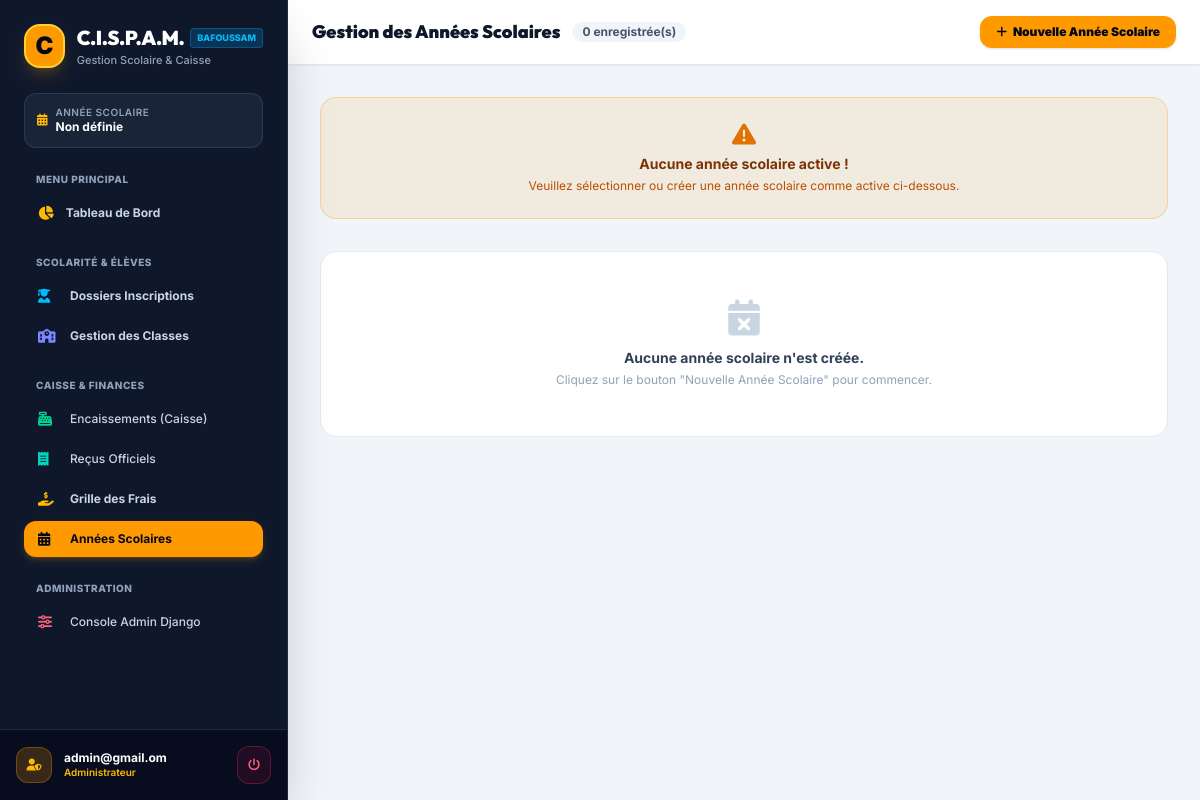
The app's page /annees/ (signed in), older data.
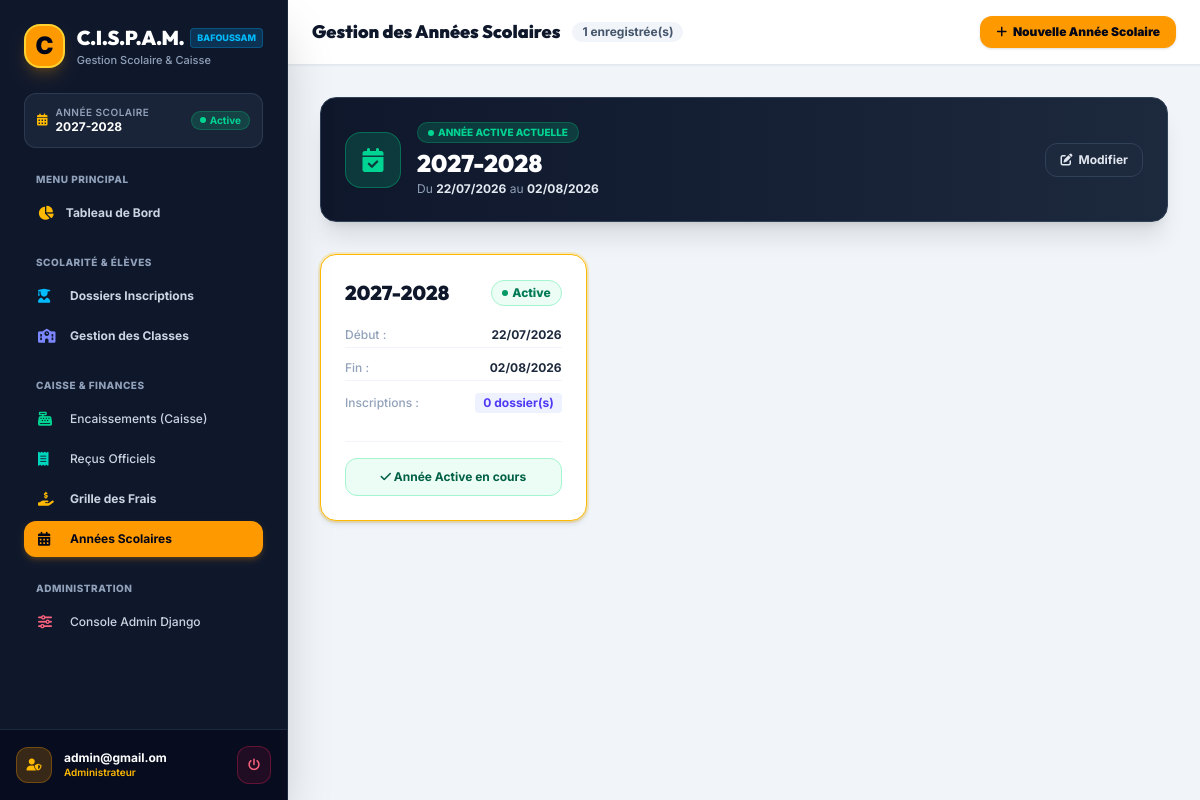
The same page, newer data.
### cispam/users/models.py (models this page shows, shortened)
class AutoSlugMixin:
    slug_source_field = 'name'

class OngBaseModel(models.Model):
    id = models.UUIDField(
        default=uuid.uuid4,
        primary_key=True,
        editable=False,
        unique=True,
        help_text=_("Identifiant UUID unique."),
    )
    created = models.DateTimeField(
        auto_now_add=True,
        db_index=True,
        help_text=_("Date de création."),
    )
    modified = models.DateTimeField(
        auto_now=True,
        help_text=_("Date de dernière modification."),
    )
    is_active = models.BooleanField(
        default=True,
        help_text=_("Indique si l'objet est actif."),
    )
    is_deleted = models.BooleanField(
        default=False,
        db_index=True,
        help_text=_("Suppression logique (soft delete)."),
    )
    metadata = models.JSONField(
        default=dict,
        blank=True,
        help_text=_("Métadonnées additionnelles au format JSON."),
    )
    objects = OngManager()
    all_objects = models.Manager()
    class Meta:
        abstract = True
        ordering = ['-created']

class AnneeScolaire(AutoSlugMixin, OngBaseModel):
    slug_source_field = 'libelle'
    libelle = models.CharField(
        max_length=20,
        unique=True,
        help_text=_("Libellé de l'année scolaire, ex: 2025-2026"),
    )
    date_debut = models.DateField(
        help_text=_("Date de début de l'année scolaire."),
    )
    date_fin = models.DateField(
        help_text=_("Date de fin de l'année scolaire."),
    )
    est_active = models.BooleanField(
        default=False,
        db_index=True,
        help_text=_("Indique si c'est l'année scolaire en cours. Une seule active à la fois."),
    )
    slug = models.SlugField(
        max_length=255,
        unique=True,
        blank=True,
        help_text=_("Slug unique de l'année scolaire."),
    )
    class Meta:
        verbose_name = _("Année scolaire")
        verbose_name_plural = _("Années scolaires")
        ordering = ['-date_debut']

### cispam/users/views.py (the view)
class AnneeScolaireListView(LoginRequiredMixin, TemplateView):
    template_name = "annees/index.html"
    def get_context_data(self, **kwargs):
        context = super().get_context_data(**kwargs)
        from django.db import models
        from cispam.users.models import AnneeScolaire
        annees = AnneeScolaire.objects.filter(is_deleted=False).annotate(
            nb_inscriptions=models.Count("inscriptions", filter=models.Q(inscriptions__is_deleted=False)),
        )
        context["annees"] = annees
        try:
            context["annee_active"] = AnneeScolaire.objects.get(est_active=True)
        except AnneeScolaire.DoesNotExist:
            context["annee_active"] = None
        return context

### cispam/users/context_processors.py (called while the page is built)
def allauth_settings(request):
    return {
        "ACCOUNT_ALLOW_REGISTRATION": settings.ACCOUNT_ALLOW_REGISTRATION,
    }

### cispam/users/models.py (called while the page is built)
    def get_queryset(self):
        return super().get_queryset().filter(is_deleted=False)

### cispam/templates/annees/index.html (shortened to what the changed rows need)
{% extends "base.html" %}
{% load static i18n %}
{% block body %}
<div class="min-h-screen bg-slate-100 flex font-sans antialiased text-slate-800">
  {% include "includes/sidebar.html" %}
  <div class="flex-1 flex flex-col min-w-0 overflow-y-auto">
    <header class="bg-white border-b border-slate-200 sticky top-0 z-30 px-6 py-4 flex items-center justify-between shadow-xs">
      <div class="flex items-center gap-3">
        <h2 class="text-lg font-black text-slate-900 font-display">Gestion des Années Scolaires</h2>
        <span class="text-xs px-2.5 py-0.5 rounded-full bg-slate-100 font-bold text-slate-600">
          {{ annees.count }} enregistrée(s)
        </span>
      </div>
    </header>
    <main class="p-6 sm:p-8 space-y-8 max-w-7xl w-full mx-auto">
      {% if annee_active %}
        <div class="bg-gradient-to-r from-slate-900 to-slate-800 rounded-2xl p-6 text-white border border-slate-700 shadow-xl flex flex-col md:flex-row md:items-center justify-between gap-6">
          <div class="flex items-center gap-4">
            <div class="w-14 h-14 rounded-2xl bg-emerald-500/20 text-emerald-400 border border-emerald-500/40 flex items-center justify-center text-2xl font-bold">
              <i class="fas fa-calendar-check"></i>
            </div>
            <div>
              <div class="flex items-center gap-2">
                <span class="px-2.5 py-0.5 rounded-full bg-emerald-500/20 text-emerald-400 border border-emerald-500/30 text-[10px] font-extrabold uppercase flex items-center gap-1">
                  <span class="w-1.5 h-1.5 rounded-full bg-emerald-400 animate-pulse"></span> Année Active Actuelle
                </span>
              </div>
              <h3 class="text-2xl font-black font-display text-white mt-1">{{ annee_active.libelle }}</h3>
              <p class="text-xs text-slate-400 mt-0.5">
                Du <span class="font-bold text-slate-200">{{ annee_active.date_debut|date:"d/m/Y" }}</span> au <span class="font-bold text-slate-200">{{ annee_active.date_fin|date:"d/m/Y" }}</span>
              </p>
            </div>
          </div>
          <div class="flex items-center gap-3">
            <a href="{% url 'admin:users_anneescolaire_change' object_id=annee_active.pk %}" target="_blank"
              class="px-3.5 py-2 rounded-xl bg-slate-800 hover:bg-slate-700 border border-slate-700 text-slate-200 text-xs font-bold transition flex items-center gap-1.5">
              <i class="fas fa-pen-to-square"></i> Modifier
            </a>
          </div>
        </div>
      {% else %}
        <div class="bg-amber-500/10 border border-amber-500/30 rounded-2xl p-6 text-amber-900 text-center">
          <i class="fas fa-triangle-exclamation text-2xl text-amber-600 mb-2"></i>
          <h3 class="font-bold text-sm">Aucune année scolaire active !</h3>
          <p class="text-xs text-amber-700 mt-1">Veuillez sélectionner ou créer une année scolaire comme active ci-dessous.</p>
        </div>
      {% endif %}
      <div class="grid grid-cols-1 md:grid-cols-2 lg:grid-cols-3 gap-6">
        {% for annee in annees %}
          <div class="bg-white rounded-2xl border {% if annee.est_active %}border-amber-400 ring-2 ring-amber-400/20 shadow-md{% else %}border-slate-200 shadow-sm{% endif %} p-6 flex flex-col justify-between transition hover:shadow-md">
            <div>
              <div class="flex items-center justify-between mb-3">
                <span class="text-xl font-black text-slate-900 font-display">{{ annee.libelle }}</span>
                {% if annee.est_active %}
                  <span class="px-2.5 py-1 rounded-full bg-emerald-50 text-emerald-700 border border-emerald-200 text-xs font-extrabold flex items-center gap-1">
                    <span class="w-1.5 h-1.5 rounded-full bg-emerald-600"></span> Active
                  </span>
                {% else %}
                  <span class="px-2.5 py-1 rounded-full bg-slate-100 text-slate-500 text-xs font-bold">
                    Inactive
                  </span>
                {% endif %}
              </div>
              <div class="space-y-2 text-xs text-slate-600 mt-4">
                <div class="flex items-center justify-between py-1 border-b border-slate-100">
                  <span class="text-slate-400 font-medium">Début :</span>
                  <span class="font-bold text-slate-800">{{ annee.date_debut|date:"d/m/Y" }}</span>
                </div>
                <div class="flex items-center justify-between py-1 border-b border-slate-100">
                  <span class="text-slate-400 font-medium">Fin :</span>
                  <span class="font-bold text-slate-800">{{ annee.date_fin|date:"d/m/Y" }}</span>
                </div>
                <div class="flex items-center justify-between py-1">
                  <span class="text-slate-400 font-medium">Inscriptions :</span>
                  <span class="font-bold text-indigo-600 bg-indigo-50 px-2 py-0.5 rounded">{{ annee.nb_inscriptions }} dossier(s)</span>
                </div>
              </div>
            </div>
            <div class="mt-6 pt-4 border-t border-slate-100 flex items-center gap-2">
              {% if not annee.est_active %}
                <form method="POST" action="{% url 'annees_activate' pk=annee.pk %}" class="w-full">
                  {% csrf_token %}
                  <button type="submit"
                    class="w-full py-2.5 px-3 bg-amber-500 hover:bg-amber-600 text-slate-950 font-black text-xs rounded-xl transition shadow-xs flex items-center justify-center gap-1.5 cursor-pointer">
                    <i class="fas fa-check-circle"></i> Définir comme Année Active
                  </button>
                </form>
              {% else %}
                <div class="w-full py-2.5 px-3 bg-emerald-50 text-emerald-800 font-bold text-xs rounded-xl text-center border border-emerald-200">
                  <i class="fas fa-check"></i> Année Active en cours
                </div>
              {% endif %}
            </div>
          </div>
        {% empty %}
          <div class="col-span-full bg-white rounded-2xl p-12 text-center border border-slate-200">
            <i class="fas fa-calendar-xmark text-4xl text-slate-300 mb-3 block"></i>
            <p class="text-sm font-bold text-slate-700">Aucune année scolaire n'est créée.</p>
            <p class="text-xs text-slate-400 mt-1">Cliquez sur le bouton "Nouvelle Année Scolaire" pour commencer.</p>
          </div>
        {% endfor %}
      </div>
    </main>
  </div>
</div>
{% endblock body %}

### cispam/templates/includes/sidebar.html (shortened to what the changed rows need)
{% load static %}
<aside class="w-72 bg-slate-900 border-r border-slate-800 text-white flex flex-col justify-between shrink-0 sticky top-0 h-screen shadow-2xl z-40 hidden md:flex">
  <div class="p-6 space-y-6 overflow-y-auto">
    <a href="{% url 'dashboard' %}" class="flex items-center gap-3 group">
      <div>
        <div class="flex items-center gap-1.5">
          <h1 class="text-xl font-black font-display tracking-tight text-white">C.I.S.P.A.M.</h1>
        </div>
      </div>
    </a>
    <div class="p-3 rounded-xl bg-slate-800/80 border border-slate-700/80 flex items-center justify-between text-xs">
      <div class="flex items-center gap-2">
        <i class="fas fa-calendar-alt text-amber-400"></i>
        <div>
          <p class="text-[10px] text-slate-400 uppercase tracking-wider font-semibold">Année Scolaire</p>
          <p class="font-bold text-white text-xs">
            {% if annee_active %}{{ annee_active.libelle }}{% else %}Non définie{% endif %}
          </p>
        </div>
      </div>
      {% if annee_active %}
        <span class="inline-flex items-center gap-1 px-2 py-0.5 rounded-full text-[10px] font-bold bg-emerald-500/20 text-emerald-400 border border-emerald-500/30">
          <span class="w-1.5 h-1.5 rounded-full bg-emerald-400 animate-pulse"></span> Active
        </span>
      {% endif %}
    </div>
  </div>
</aside>

Row changes from the older to the newer data that the page shows:
added AnneeScolaire: libelle "2027-2028", date_debut "22/07/2026", date_fin "02/08/2026", est_active True (drawn), nb_inscriptions "0"
Text that changed along with them:
{{ annees.count }}: "0" → "1"
text no longer shown: "Non définie Aucune année scolaire active ! Veuillez sélectionner ou créer une année scolaire comme active ci-dessous. Aucune année scolaire n'est créée. Cliquez sur le bouton \"Nouvelle Année Scolaire\" pour commencer."
text now shown: "Active ANNÉE ACTIVE ACTUELLE Du au Modifier"
